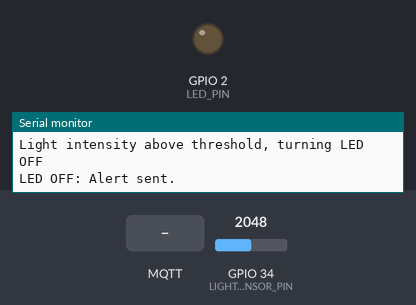
The sketch below on a simulated ESP32. Parts: output pins drawn as LEDs (lit = HIGH), the last lines printed to the serial monitor. The test bench sets the inputs (shaded band); at power-on: GPIO 34 (LIGHT_SENSOR_PIN) = 2048. WiFi joins after 1.5 s; servers stay silent unless stated; no MQTT or app messages arrive unless stated.

Above: at 2.8 s.
2.9 s: GPIO 34 (LIGHT_SENSOR_PIN) set to 443
4.9 s: GPIO 34 (LIGHT_SENSOR_PIN) set to 377
At 6.2 s:
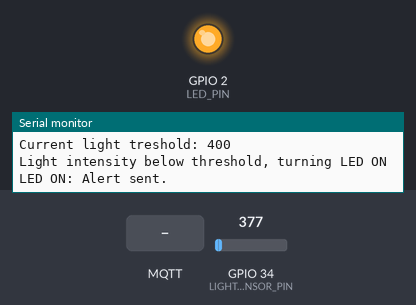
9.3 s: MQTT message "0" arrives on the first subscribed topic
At 10.6 s:
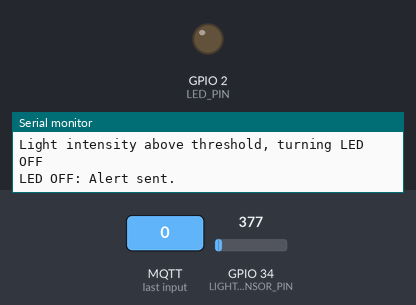
Timing chart, 0 to 12.3 s (numbered marks = the images above; inputs shaded):
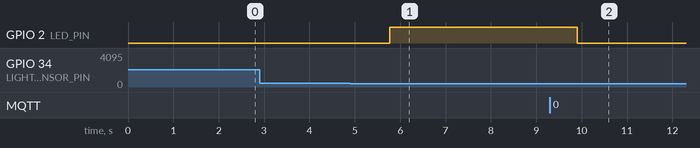

The sketch:

light_sensor.ino
```cpp
#include <WiFi.h>
#include <PubSubClient.h>
#include <SPI.h>
#include <MFRC522.h>  // Include MFRC522 RFID library


// Wi-Fi credentials
const char* ssid = "Rapcassrae_2.4";  // Replace with your Wi-Fi SSID
const char* password = "5144490892";  // Replace with your Wi-Fi password


// MQTT broker configuration
const char* mqtt_server = "10.0.0.171";  // MQTT Broker IP address


WiFiClient espClient;
PubSubClient client(espClient);


// Pin definitions for light sensor and LED
#define LIGHT_SENSOR_PIN 34  // Analog pin for light sensor (ESP32 ADC pin)
#define LED_PIN 2            // GPIO2 for LED

// Pin definitions for RFID
#define SS_PIN 5  // SDA Pin on RC522 (Chip Select)
#define RST_PIN 4 // Reset Pin on RC522


MFRC522 rfid(SS_PIN, RST_PIN); // Create MFRC522 instance


long lastMsg = 0;
char msg[50];

int light_threshold = 400;

void setup() {
  // Initialize Serial communication for debugging
  Serial.begin(115200);


  // Initialize MFRC522 RFID reader
  SPI.begin();          // Initialize the SPI bus
  rfid.PCD_Init();      // Initialize MFRC522 reader
  Serial.println("Place your RFID card near the reader...");


  // Initialize Wi-Fi
  WiFi.begin(ssid, password);


  // Wait for Wi-Fi connection
  while (WiFi.status() != WL_CONNECTED) {
    delay(500);
    Serial.print(".");
  }
  Serial.println("\nWiFi connected");
  Serial.print("IP address: ");
  Serial.println(WiFi.localIP());


  // Connect to MQTT broker
  client.setServer(mqtt_server, 1883);
  client.setCallback(callback);
  reconnect();  // Ensure MQTT connection

  client.subscribe("sensor/light_threshold");

  // Initialize LED pin
  pinMode(LED_PIN, OUTPUT);  // Set the LED pin as an output
  digitalWrite(LED_PIN, LOW);  // Ensure LED is off initially
}


void reconnect() {
  // Reconnect to MQTT broker if disconnected
  while (!client.connected()) {
    Serial.print("Attempting MQTT connection...");
    if (client.connect("ESP32Client")) {
      Serial.println("connected to MQTT broker");
    } else {
      Serial.print("failed, rc=");
      Serial.print(client.state());
      Serial.println(" trying again in 5 seconds");
      delay(5000);
    }
  }
}

void callback(char* topic, byte* payload, unsigned int length) {
  // Handle the light threshold topic message
  if (strcmp(topic, "sensor/light_threshold") == 0) {
    String threshold = "";
    for (int i = 0; i < length; i++) {
      threshold += (char)payload[i];
    }
    light_threshold = threshold.toInt();  // Update light threshold
    Serial.print("Updated light threshold: ");
    Serial.println(light_threshold);
  }
}

void loop() {
  // Ensure MQTT connection
  if (!client.connected()) {
    reconnect();
  }
  client.loop();


  if (rfid.PICC_IsNewCardPresent()) {
    if (rfid.PICC_ReadCardSerial()) {


      // Construct UID in HEX format
      String uidHex = "";
      for (byte i = 0; i < rfid.uid.size; i++) {
          if (rfid.uid.uidByte[i] < 0x10) {
              uidHex += "0"; // Add leading zero for single-digit hex values
          }
          uidHex += String(rfid.uid.uidByte[i], HEX);
      }
      uidHex.toUpperCase(); // Format to uppercase


      // Publish RFID UID
      client.publish("sensor/rfid_tag", uidHex.c_str()); // Publish to RFID topic
      Serial.print("Published RFID UID: ");
      Serial.println(uidHex);


      rfid.PICC_HaltA(); // Halt the card to be ready for the next one
    }
  }

  // Read light sensor value
  int analogValue = analogRead(LIGHT_SENSOR_PIN);
  Serial.print("Light sensor value: ");
  Serial.println(analogValue);


  // Publish light intensity value to MQTT
  snprintf(msg, 50, "%d", analogValue);
  client.publish("sensor/light_value", msg);
  Serial.print("Published light intensity: ");
  Serial.println(msg);

  Serial.print("Current light treshold: ");
  Serial.println(light_threshold);

  // Control LED based on light intensity
  if (analogValue < light_threshold) {
    Serial.println("Light intensity below threshold, turning LED ON");
    digitalWrite(LED_PIN, HIGH);  // Turn on LED
    snprintf(msg, 50, "Light intensity low: %d. LED ON.", analogValue);
    client.publish("sensor/light_alert", msg);  // Publish alert
    Serial.println("LED ON: Alert sent.");
  } else {
    Serial.println("Light intensity above threshold, turning LED OFF");
    digitalWrite(LED_PIN, LOW);  // Turn off LED
    snprintf(msg, 50, "Light intensity normal: %d. LED OFF.", analogValue);
    client.publish("sensor/light_alert", msg);  // Publish alert
    Serial.println("LED OFF: Alert sent.");
  }


  delay(1000);  // Delay before reading again
}
```

Measured:
- the behaviour switches between 400 and 399 on GPIO 34 (LIGHT_SENSOR_PIN) (found by bisection; images 0 and 1)
- after the input at 4.9 s, GPIO 2 (LED_PIN): LOW → HIGH after 0.87 s
- after the input at 9.3 s, GPIO 2 (LED_PIN): HIGH → LOW after 0.60 s
